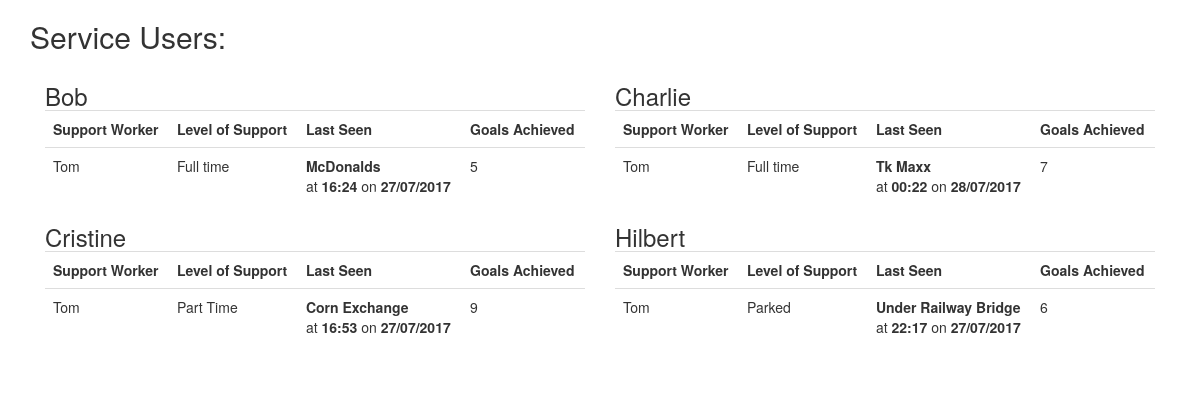
Before: / with the older database file.
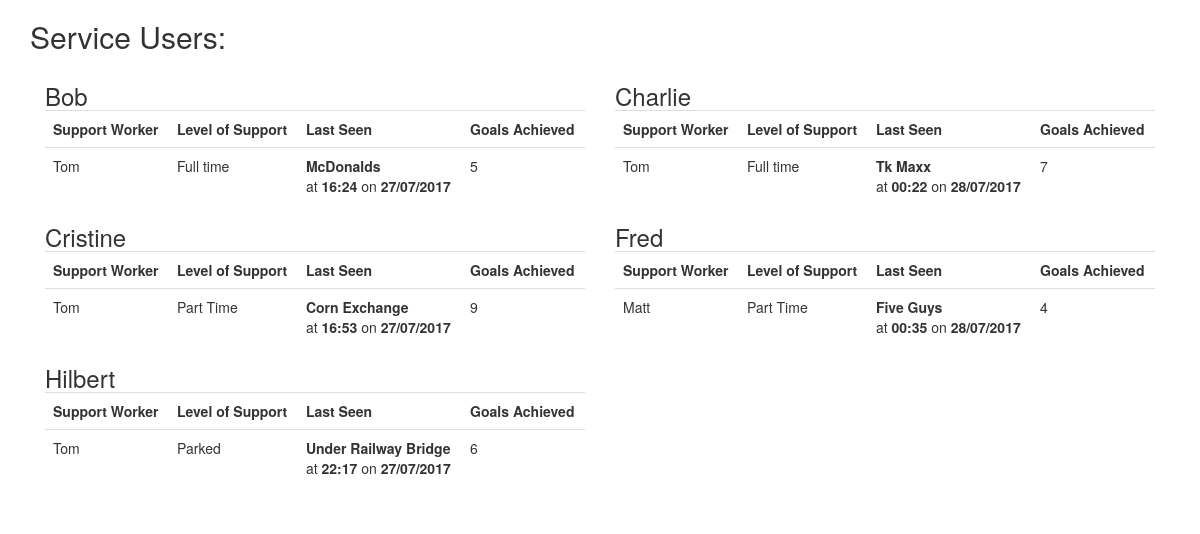
After: the same page with the newer database file.
### OnTheGo/models.py (models this page shows)
class ServiceUser(models.Model):
    user = models.CharField(max_length=100)
    support_worker = models.CharField(max_length=100)
    level_of_support = models.IntegerField(choices.SUPPORT_LEVEL)
    last_contact_time = models.DateTimeField()
    last_contact_place = models.CharField(max_length=200)
    goals_achieved = models.IntegerField()
    age = models.IntegerField(22)
    total_goals = models.IntegerField(10)

### OnTheGo/templates/OnTheGo/home.html
{% extends "OnTheGo/header.html" %}
{% block content %}
{% load static %}
<div class="container">
  <h2>Service Users:</h2>
  <br />
  <div class="row">
     <div class='col-md-12'>
      {% for obj in object_list %}
      <a href={{obj.id}} class='userlink'>
      <div class="col-sm-6">
           <h3 style='display: inline'>{{obj.user}}</h3>
           {% include 'OnTheGo/includes/table.html' %}
        </div>
        </a>
     {% endfor %}
  </div>
</div>
</div>
{% endblock %}

### OnTheGo/templates/OnTheGo/header.html (shortened to what this page needs)
<!DOCTYPE html>
<html lang="en">
{% load static %}
<head>
  <link href="{% static 'OnTheGo/css/bootstrap.min.css' %}" rel='stylesheet' type='text/css'></link>
  <link href="{% static 'OnTheGo/css/custom.css' %}" rel='stylesheet' type='text/css'></link>
</head>
<body class="body" >
	<div>
	   {% block content %}
	   {% endblock %}
	</div>
</body>
</html>

### OnTheGo/templates/OnTheGo/includes/table.html
{% block content %}
<table class='table'>
    <tr>
      <th>Support Worker</th>
      <th>Level of Support</th>
      <th>Last Seen</th>
      <th>Goals Achieved</th>
   </tr>
   <tr>
      <td>{{obj.support_worker}}</td>
     {% if obj.level_of_support == 1 %}
      <td>Full time</td>
     {% elif obj.level_of_support == 2 %}
     <td>Part Time</td>
     {% elif obj.level_of_support == 3 %}
     <td>Potential</td>
     {% elif obj.level_of_support == 4 %}
     <td>Parked</td>
     {% endif  %}
     <td> <B>{{obj.last_contact_place}}</B> <br /> at <B>{{obj.last_contact_time|date:"H:i"}}</B> on <B>{{obj.last_contact_time|date:"d/m/Y"}}</B>  </td>
     <td>{{obj.goals_achieved}}</td>
 </tr>
</table>
{% endblock %}

### OnTheGo/static/OnTheGo/css/custom.css (style rules this page uses)
a { color:inherit; }

Changed rows visible on the page:
added ServiceUser: user "Fred", support_worker "Matt", level_of_support "Part Time", last_contact_place "Five Guys", last_contact_time "00:35", last_contact_time "28/07/2017", goals_achieved "4"
